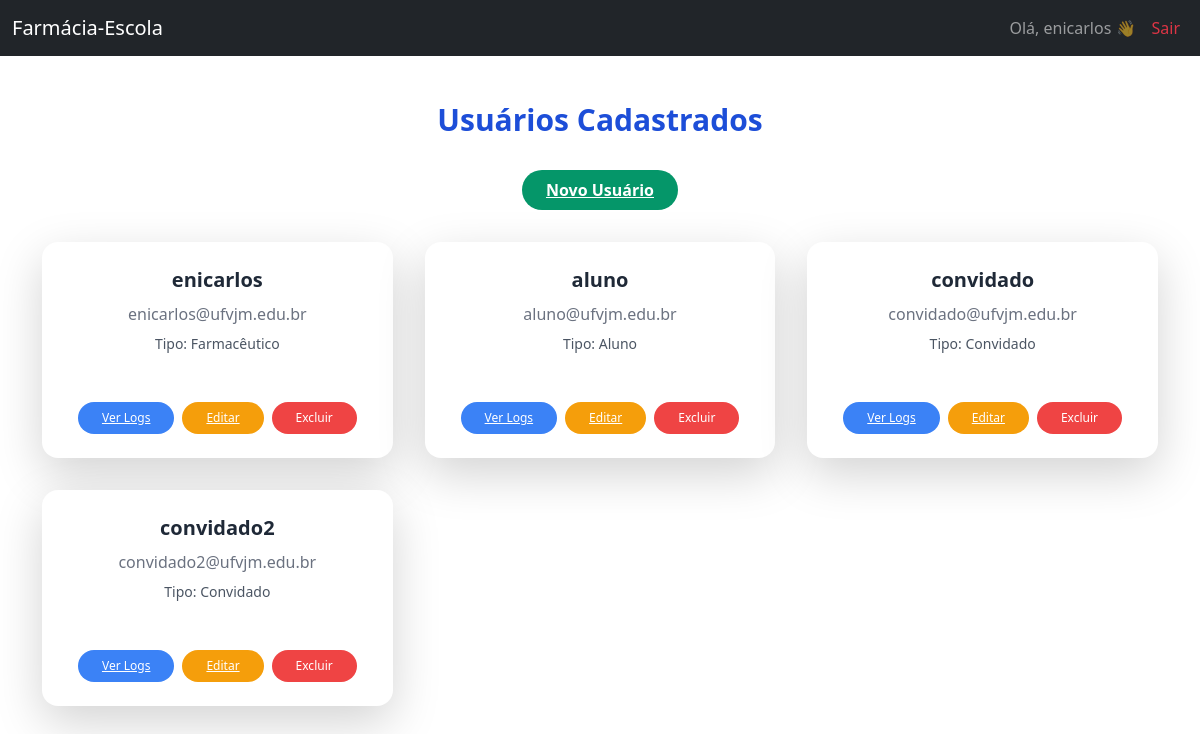
Page /conta/usuarios/ (signed in) on the committed database.
### login/models.py (models this page shows, shortened)
class CustomUser(AbstractUser):
    TIPO_USUARIO_CHOICES = [
        ('farmaceutico', 'Farmacêutico'),
        ('aluno', 'Aluno'),
        ('convidado', 'Convidado'),
    ]
    tipo_usuario = models.CharField(
        max_length=20,
        choices=TIPO_USUARIO_CHOICES,
        default='farmaceutico',
    )

### login/views.py (the view)
# urls.py: path('usuarios/', listar_usuarios, name='listar_usuarios'),
@login_required
def listar_usuarios(request):
    if request.user.tipo_usuario != 'farmaceutico':
        return HttpResponseForbidden('Acesso negado.')
    usuarios = CustomUser.objects.all()
    return render(request, 'usuarios/listar_usuarios.html', {'usuarios': usuarios})

### login/templates/usuarios/listar_usuarios.html (shortened to what this page needs)
{% extends 'menu.html' %}
{% block content %}
<div class="container mx-auto py-8">
    <h1 class="text-3xl font-bold text-blue-700 mb-8 text-center">Usuários Cadastrados</h1>
    <div class="flex justify-center mb-8">
        <a href="{% url 'cadastrar_usuario' %}" class="bg-green-600 hover:bg-green-700 text-white font-bold py-2 px-6 rounded-full transition">
            Novo Usuário
        </a>
    </div>
    <div class="grid grid-cols-1 sm:grid-cols-2 md:grid-cols-3 gap-8">
        {% for usuario in usuarios %}
            {% if usuario.id %}
            <div class="bg-white rounded-2xl shadow-lg p-6 flex flex-col items-center transition transform hover:scale-105">
                <h2 class="text-xl font-bold text-gray-800 mb-2">{{ usuario.get_full_name|default:usuario.username }}</h2>
                <p class="text-gray-500 mb-2">{{ usuario.email }}</p>
                <p class="text-gray-600 text-sm mb-4">Tipo: {{ usuario.get_tipo_usuario_display }}</p>
                <div class="flex flex-wrap justify-center gap-2 mt-4">
                    <a href="{% url 'ver_logs_usuario' usuario.id %}" class="bg-blue-500 hover:bg-blue-600 text-white text-xs py-2 px-4 rounded-full transition">Ver Logs</a>
                    <a href="{% url 'editar_usuario' usuario.id %}" class="bg-yellow-500 hover:bg-yellow-600 text-white text-xs py-2 px-4 rounded-full transition">Editar</a>
                    <button type="button" class="bg-red-500 hover:bg-red-600 text-white text-xs py-2 px-4 rounded-full transition"
                        data-bs-toggle="modal" data-bs-target="#modalExcluirUsuario{{ usuario.id }}">
                        Excluir
                    </button>
                </div>
            </div>
            {% endif %}
        {% empty %}
            <div class="col-span-full text-center text-gray-500">
                Nenhum usuário cadastrado ainda.
            </div>
        {% endfor %}
    </div>
</div>
{% endblock %}

### tela_inicial/templates/menu.html (shortened to what this page needs)
<!doctype html>
<html lang="pt-br">
<head>
    <link href="https://cdn.jsdelivr.net/npm/tailwindcss@2.2.19/dist/tailwind.min.css" rel="stylesheet">
    <link href="https://cdn.jsdelivr.net/npm/bootstrap@5.3.3/dist/css/bootstrap.min.css" rel="stylesheet"
>
</head>
<body>
    <nav class="navbar navbar-expand-lg navbar-dark bg-dark fixed-top">
        <div class="container-fluid">
            <a class="navbar-brand" href="/tela_inicial/">Farmácia-Escola</a>
            <div class="collapse navbar-collapse justify-content-end">
                <ul class="navbar-nav mb-2 mb-lg-0">
                    {% if user.is_authenticated %}
                        <li class="nav-item">
                            <span class="nav-link">Olá, {{ user.first_name|default:user.username }} 👋</span>
                        </li>
                        <li class="nav-item">
                            <a class="nav-link text-danger" href="{% url 'logout' %}">Sair</a>
                        </li>
                    {% else %}
                        <li class="nav-item">
                            <a class="nav-link text-success" href="">Entrar</a>
                        </li>
                    {% endif %}
                </ul>
            </div>
        </div>
    </nav>
    <div class="container-fluid" style="margin-top: 70px;">
        {% block content %}
        {% endblock %}
    </div>
</body>
</html>

### rows in the picture
CustomUser: first_name "enicarlos", get_full_name "enicarlos", email "enicarlos@ufvjm.edu.br", tipo_usuario "Farmacêutico"
CustomUser: get_full_name "aluno", email "aluno@ufvjm.edu.br", tipo_usuario "Aluno"
CustomUser: get_full_name "convidado", email "convidado@ufvjm.edu.br", tipo_usuario "Convidado"
CustomUser: get_full_name "convidado2", email "convidado2@ufvjm.edu.br", tipo_usuario "Convidado"
